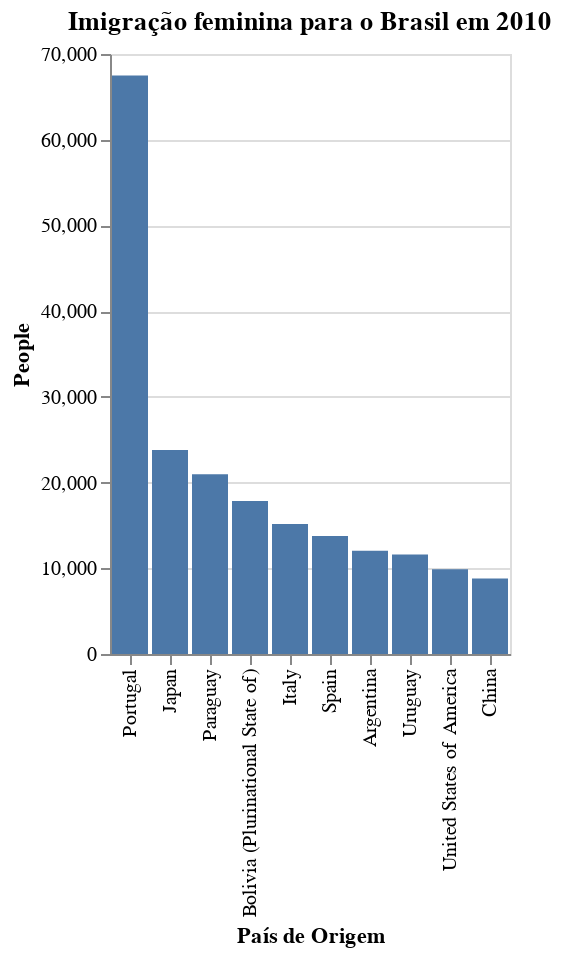

Here is the notebook cell this chart was saved with:
### Code cell
alt.Chart(dados_brasil.nlargest(10, 'People')).mark_bar().encode(
    x = alt.X('Origin Country', 
              title='País de Origem',
              sort='-y'),
    y = alt.Y('People'),
    tooltip = ['Origin Country',
               'People'],
).properties(
    title = 'Imigração feminina para o Brasil em 2010',
).interactive()

### Figure 1 — Vega-Lite specification as saved in the notebook (floating-point values rounded to 4 significant figures)
{"config": {"view": {"continuousWidth": 300, "continuousHeight": 300}}, "data": {"name": "data-d691234c9dab80b69c0e59ebcbc400b7"}, "mark": {"type": "bar"}, "encoding": {"tooltip": [{"field": "Origin Country", "type": "nominal"}, {"field": "People", "type": "quantitative"}], "x": {"field": "Origin Country", "sort": "-y", "title": "País de Origem", "type": "nominal"}, "y": {"field": "People", "type": "quantitative"}}, "params": [{"name": "param_1", "select": {"type": "interval", "encodings": ["x", "y"]}, "bind": "scales"}], "title": "Imigração feminina para o Brasil em 2010", "$schema": "https://vega.github.io/schema/vega-lite/v5.8.0.json", "datasets": {"data-d691234c9dab80b69c0e59ebcbc400b7": [{"Destination Country": "Brazil", "Origin Country": "Portugal", "People": 67490.0}, {"Destination Country": "Brazil", "Origin Country": "Japan", "People": 23790.0}, {"Destination Country": "Brazil", "Origin Country": "Paraguay", "People": 20980.0}, {"Destination Country": "Brazil", "Origin Country": "Bolivia (Plurinational State of)", "People": 17860.0}, {"Destination Country": "Brazil", "Origin Country": "Italy", "People": 15160.0}, {"Destination Country": "Brazil", "Origin Country": "Spain", "People": 13780.0}, {"Destination Country": "Brazil", "Origin Country": "Argentina", "People": 12050.0}, {"Destination Country": "Brazil", "Origin Country": "Uruguay", "People": 11600.0}, {"Destination Country": "Brazil", "Origin Country": "United States of America", "People": 9885.0}, {"Destination Country": "Brazil", "Origin Country": "China", "People": 8820.0}]}}
